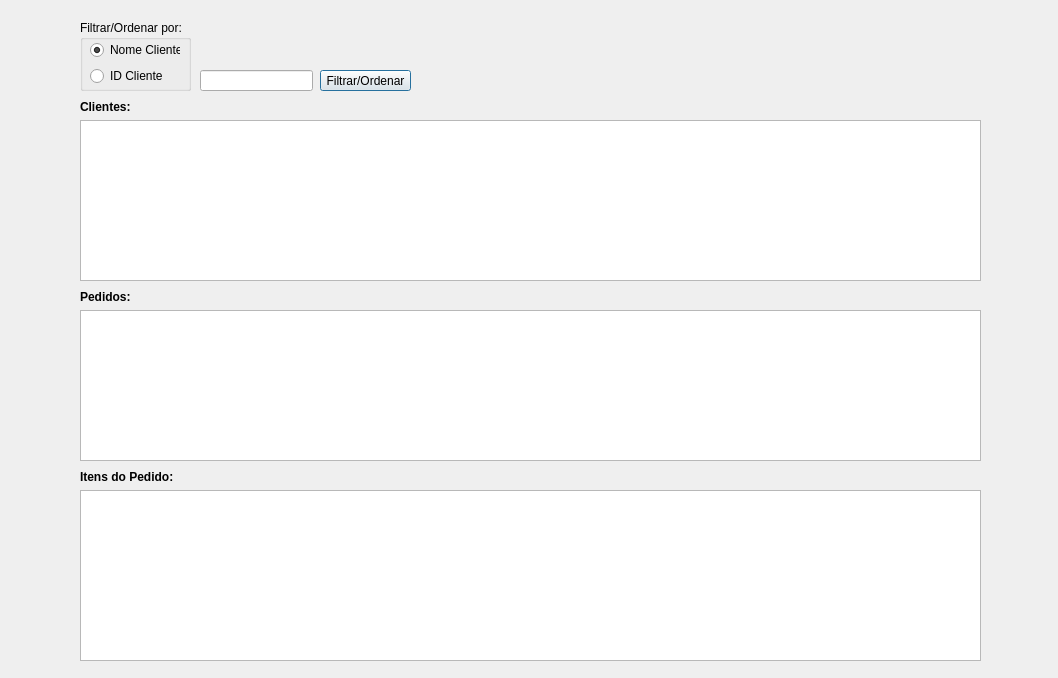
<?xml version="1.0" encoding="UTF-8"?>
<ui version="4.0">
 <class>vendas_clientes</class>
 <widget class="QDialog" name="vendas_clientes">
  <property name="geometry">
   <rect>
    <x>0</x>
    <y>0</y>
    <width>1058</width>
    <height>678</height>
   </rect>
  </property>
  <property name="windowTitle">
   <string>Dialog</string>
  </property>
  <widget class="QGroupBox" name="groupBox">
   <property name="geometry">
    <rect>
     <x>80</x>
     <y>20</y>
     <width>111</width>
     <height>71</height>
    </rect>
   </property>
   <property name="title">
    <string>Filtrar/Ordenar por:</string>
   </property>
   <widget class="QWidget" name="layoutWidget">
    <property name="geometry">
     <rect>
      <x>10</x>
      <y>20</y>
      <width>90</width>
      <height>46</height>
     </rect>
    </property>
    <layout class="QVBoxLayout" name="verticalLayout">
     <item>
      <widget class="QRadioButton" name="rb_nome">
       <property name="text">
        <string>Nome Cliente</string>
       </property>
       <property name="checked">
        <bool>true</bool>
       </property>
      </widget>
     </item>
     <item>
      <widget class="QRadioButton" name="rb_id">
       <property name="text">
        <string>ID Cliente</string>
       </property>
      </widget>
     </item>
    </layout>
   </widget>
  </widget>
  <widget class="QLineEdit" name="txt_filtrar">
   <property name="geometry">
    <rect>
     <x>200</x>
     <y>70</y>
     <width>113</width>
     <height>21</height>
    </rect>
   </property>
  </widget>
  <widget class="QPushButton" name="btn_filtrar">
   <property name="geometry">
    <rect>
     <x>320</x>
     <y>70</y>
     <width>91</width>
     <height>21</height>
    </rect>
   </property>
   <property name="text">
    <string>Filtrar/Ordenar</string>
   </property>
  </widget>
  <widget class="QWidget" name="layoutWidget">
   <property name="geometry">
    <rect>
     <x>80</x>
     <y>470</y>
     <width>901</width>
     <height>191</height>
    </rect>
   </property>
   <layout class="QVBoxLayout" name="verticalLayout_2">
    <item>
     <widget class="QLabel" name="label">
      <property name="font">
       <font>
        <weight>75</weight>
        <bold>true</bold>
       </font>
      </property>
      <property name="text">
       <string>Itens do Pedido:</string>
      </property>
     </widget>
    </item>
    <item>
     <widget class="QTableWidget" name="tw_produtos"/>
    </item>
   </layout>
  </widget>
  <widget class="QWidget" name="layoutWidget">
   <property name="geometry">
    <rect>
     <x>80</x>
     <y>290</y>
     <width>901</width>
     <height>171</height>
    </rect>
   </property>
   <layout class="QVBoxLayout" name="verticalLayout_3">
    <item>
     <widget class="QLabel" name="label_3">
      <property name="font">
       <font>
        <weight>75</weight>
        <bold>true</bold>
       </font>
      </property>
      <property name="text">
       <string>Pedidos:</string>
      </property>
     </widget>
    </item>
    <item>
     <widget class="QTableWidget" name="tw_pedidos"/>
    </item>
   </layout>
  </widget>
  <widget class="QWidget" name="layoutWidget">
   <property name="geometry">
    <rect>
     <x>80</x>
     <y>100</y>
     <width>901</width>
     <height>181</height>
    </rect>
   </property>
   <layout class="QVBoxLayout" name="verticalLayout_4">
    <item>
     <widget class="QLabel" name="label_2">
      <property name="font">
       <font>
        <weight>75</weight>
        <bold>true</bold>
       </font>
      </property>
      <property name="text">
       <string>Clientes:</string>
      </property>
     </widget>
    </item>
    <item>
     <widget class="QTableWidget" name="tw_clientes"/>
    </item>
   </layout>
  </widget>
 </widget>
 <resources/>
 <connections/>
</ui>
